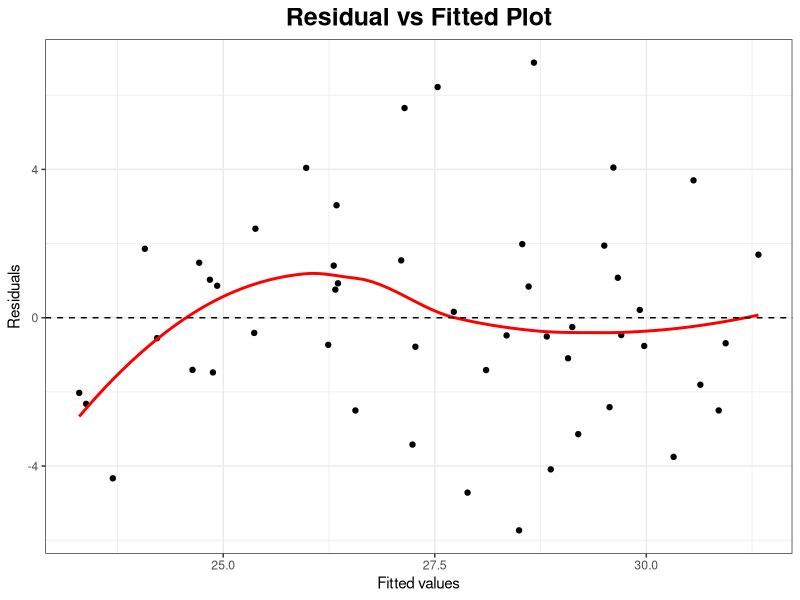
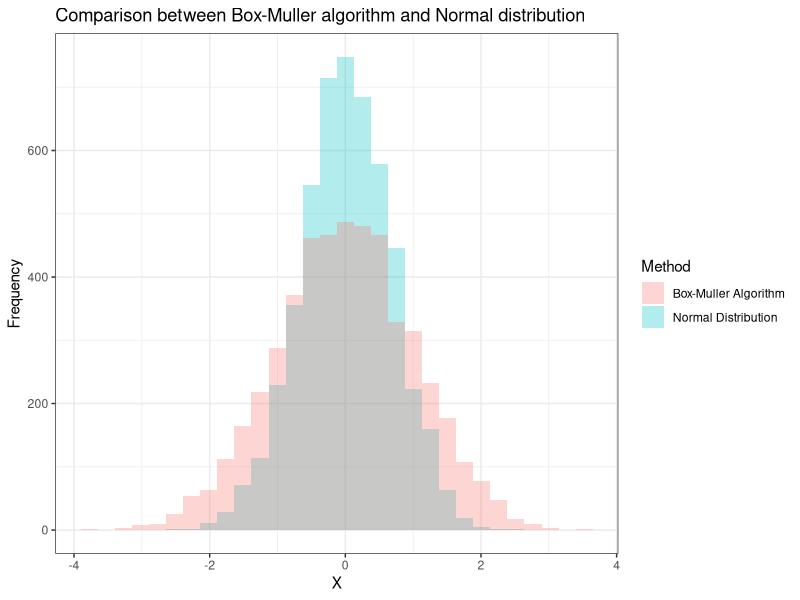

Source code (R) for these figures, in order:
## ---- chunk 1
knitr::opts_chunk$set(echo = TRUE)
library(microbenchmark)
library(ggplot2)
## ---- chunk 2
q1 <- function(n, size, p) {
    random.binomial <- c()
    for (i in 1:n) {
        random.uniform <- runif(size, 0, 1)
        random.bernoulli <- as.numeric(random.uniform < p)
        random.binomial[i] <- sum(random.bernoulli)
    }
    return(random.binomial)
}
## ---- chunk 3
microbenchmark(rbinom(n = 100, size = 100, p = 0.25),
               q1(n = 100, size = 100, p = 0.25),
               times = 100)
## ---- chunk 4
set.seed(1)

x <- runif(50, 20, 40)
y <- 15 + 0.4 * x + rnorm(50, 0, 3)
df <- data.frame(x, y)
mod <- lm(y ~ x, data = df)

# using ggplot function
ggplot(mod, aes(.fitted, .resid)) + 
    geom_point() + 
    stat_smooth(method = "auto", se = F, col = 'red') + 
    geom_hline(yintercept = 0, linetype = "dashed") + 
    xlab("Fitted values") + 
    ylab("Residuals") + 
    ggtitle("Residual vs Fitted Plot") +
    theme_bw() + 
    theme(plot.title = element_text(hjust = 0.5, size = 18, face = "bold"))
## ---- chunk 5
newrnorm <- function(n) {
    u1 <- runif(n/2, 0, 1)
    u2 <- runif(n/2, 0, 1)
    
    theta <- 2 * pi * u2
    R <- sqrt(-2 * log10(u1))
    
    x <- R * cos(theta)
    y <- R * sin(theta)
    
    vec <- c(x, y)
    vec
}

x <- seq(-2, 2, length.out = 5000)
y1 <- newrnorm(5000)
y2 <- rnorm(5000)
Y <- data.frame(y1, y2)

# using ggplot
ggplot(data = Y, aes(x = y1, fill = "red")) +
    geom_histogram(alpha = 0.3) + 
    geom_histogram(aes(x = y2, fill = "blue"), alpha = 0.3) +
    labs(x = "X", 
         y = "Frequency", 
         title = "Comparison between Box-Muller algorithm and Normal distribution") + 
    scale_fill_discrete(name = "Method", 
                        labels = c("Box-Muller Algorithm", "Normal Distribution")) +
    theme_bw()
